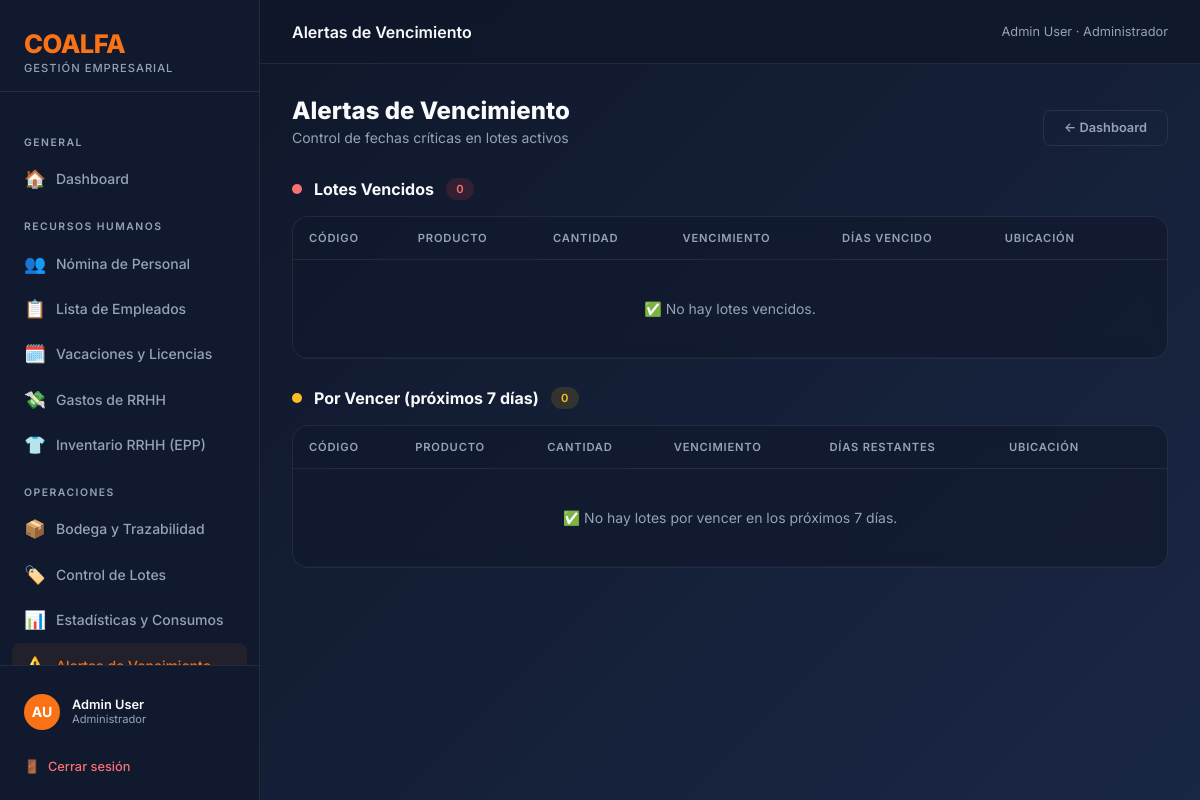
Screenshot of /inventario/alertas/ (signed in) with the database file from the repository.
### coalfa/models.py (models this page shows, shortened)
class Usuario(AbstractBaseUser, PermissionsMixin):
    ROL_CHOICES = [
        ("ADMIN", "Administrador"),
        ("RRHH", "Recursos Humanos"),
        ("OPERACIONAL", "Operacional"),
        ("GERENTE", "Gerente"),
        ("AUDITOR", "Auditor (Solo Lectura)"),
    ]
    rut = models.CharField(max_length=12, unique=True, verbose_name="RUT", validators=[rut_validator])
    nombre = models.CharField(max_length=60, verbose_name="Nombre")
    apellido = models.CharField(max_length=60, verbose_name="Apellido")
    rol = models.CharField(max_length=15, choices=ROL_CHOICES, default="RRHH", verbose_name="Rol")
    is_active = models.BooleanField(default=True, verbose_name="Activo")
    is_staff = models.BooleanField(default=False, verbose_name="Es staff")
    solicitud_pendiente = models.BooleanField(default=False, verbose_name="Solicitud pendiente de aprobación")
    date_joined = models.DateTimeField(default=timezone.now, verbose_name="Fecha de registro")
    USERNAME_FIELD = "rut"
    REQUIRED_FIELDS = ["nombre", "apellido"]
    objects = UsuarioManager()
    def get_full_name(self):
        return f"{self.nombre} {self.apellido}"
    class Meta:
        verbose_name = "Usuario"
        verbose_name_plural = "Usuarios"

### inventario/views.py (the view)
# urls.py: path("alertas/", views.alertas_vencimiento, name="inventario_alertas"),
@operacional_required
def alertas_vencimiento(request):
    hoy = datetime.date.today()
    pronto = hoy + datetime.timedelta(days=7)
    vencidos = Lote.objects.filter(
        estado="ACTIVO", fecha_vencimiento__lt=hoy
    ).order_by("fecha_vencimiento")
    por_vencer = Lote.objects.filter(
        estado="ACTIVO",
        fecha_vencimiento__lte=pronto,
        fecha_vencimiento__gte=hoy,
    ).order_by("fecha_vencimiento")
    return render(request, "inventario/alertas.html", {
        "vencidos": vencidos, "por_vencer": por_vencer, "hoy": hoy,
    })

### coalfa/context_processors.py (called while the page is built)
def solicitudes_pendientes(request):
    if request.user.is_authenticated and getattr(request.user, 'rol', None) == 'ADMIN':
        count = Usuario.objects.filter(solicitud_pendiente=True).count()
        return {'solicitudes_count': count}
    return {}

### inventario/templates/inventario/alertas.html (shortened to what this page needs)
{% extends 'base.html' %}
{% block topbar_title %}Alertas de Vencimiento{% endblock %}
{% block nav_alertas %}active{% endblock %}
{% block content %}
<div style="display:flex;justify-content:space-between;align-items:flex-end;margin-bottom:2rem;flex-wrap:wrap;gap:1rem;">
    <div>
        <div class="page-title">Alertas de Vencimiento</div>
        <p class="page-subtitle" style="margin-bottom:0;">Control de fechas críticas en lotes activos</p>
    </div>
    <a href="{% url 'inventario_dashboard' %}" class="btn btn-ghost">← Dashboard</a>
</div>
<div style="margin-bottom:1.75rem;">
    <div style="display:flex;align-items:center;gap:0.75rem;margin-bottom:1rem;">
        <div style="width:10px;height:10px;background:#f87171;border-radius:50%;flex-shrink:0;"></div>
        <h2 style="font-size:1rem;font-weight:700;">Lotes Vencidos</h2>
        <span class="badge badge-licencia">{{ vencidos.count }}</span>
    </div>
    <div class="card" style="padding:0;overflow:hidden;">
        <div class="table-wrap">
            <table>
                <thead>
                    <tr>
                        <th>Código</th>
                        <th>Producto</th>
                        <th>Cantidad</th>
                        <th>Vencimiento</th>
                        <th>Días vencido</th>
                        <th>Ubicación</th>
                        <th></th>
                    </tr>
                </thead>
                <tbody>
                    {% for lote in vencidos %}
                    <tr>
                        <td style="font-family:monospace;font-weight:700;font-size:0.82rem;">{{ lote.numero_lote }}</td>
                        <td style="font-weight:500;">{{ lote.producto.nombre }}</td>
                        <td>{{ lote.cantidad }} {{ lote.producto.get_unidad_medida_display }}</td>
                        <td style="color:#f87171;font-weight:700;">{{ lote.fecha_vencimiento|date:"d/m/Y" }}</td>
                        <td>
                            <span class="badge badge-licencia">{{ lote.dias_restantes|stringformat:"d"|slice:"1:" }} días</span>
                        </td>
                        <td><span class="badge badge-{{ lote.ubicacion_actual|lower }}">{{ lote.get_ubicacion_actual_display }}</span></td>
                        <td><a href="{% url 'inventario_detalle_lote' lote.pk %}" class="btn btn-ghost btn-sm">Ver →</a></td>
                    </tr>
                    {% empty %}
                    <tr>
                        <td colspan="7" style="text-align:center;padding:2.5rem;color:var(--text-muted);">✅ No hay lotes vencidos.</td>
                    </tr>
                    {% endfor %}
                </tbody>
            </table>
        </div>
    </div>
</div>
<div>
    <div style="display:flex;align-items:center;gap:0.75rem;margin-bottom:1rem;">
        <div style="width:10px;height:10px;background:#fbbf24;border-radius:50%;flex-shrink:0;"></div>
        <h2 style="font-size:1rem;font-weight:700;">Por Vencer (próximos 7 días)</h2>
        <span class="badge badge-vacaciones">{{ por_vencer.count }}</span>
    </div>
    <div class="card" style="padding:0;overflow:hidden;">
        <div class="table-wrap">
            <table>
                <thead>
                    <tr>
                        <th>Código</th>
                        <th>Producto</th>
                        <th>Cantidad</th>
                        <th>Vencimiento</th>
                        <th>Días restantes</th>
                        <th>Ubicación</th>
                        <th></th>
                    </tr>
                </thead>
                <tbody>
                    {% for lote in por_vencer %}
                    <tr>
                        <td style="font-family:monospace;font-weight:700;font-size:0.82rem;">{{ lote.numero_lote }}</td>
                        <td style="font-weight:500;">{{ lote.producto.nombre }}</td>
                        <td>{{ lote.cantidad }} {{ lote.producto.get_unidad_medida_display }}</td>
                        <td style="color:#fbbf24;font-weight:700;">{{ lote.fecha_vencimiento|date:"d/m/Y" }}</td>
                        <td>
                            <span class="badge badge-vacaciones">{{ lote.dias_restantes }} día{{ lote.dias_restantes|pluralize:"s" }}</span>
                        </td>
                        <td><span class="badge badge-{{ lote.ubicacion_actual|lower }}">{{ lote.get_ubicacion_actual_display }}</span></td>
                        <td><a href="{% url 'inventario_detalle_lote' lote.pk %}" class="btn btn-ghost btn-sm">Ver →</a></td>
                    </tr>
                    {% empty %}
                    <tr>
                        <td colspan="7" style="text-align:center;padding:2.5rem;color:var(--text-muted);">✅ No hay lotes por vencer en los próximos 7 días.</td>
                    </tr>
                    {% endfor %}
                </tbody>
            </table>
        </div>
    </div>
</div>
{% endblock %}

### templates/base.html (shortened to what this page needs)
<!DOCTYPE html>
<html lang="es">
<head>
    <link rel="stylesheet" href="https://unpkg.com/nprogress@0.2.0/nprogress.css" />
</head>
<body>
    <div class="sidebar">
        <div class="sidebar-brand">
            <div class="logo-text">COALFA</div>
            <div class="logo-sub">Gestión Empresarial</div>
        </div>
        <nav class="sidebar-nav">
            <div class="nav-section-label">General</div>
            <a href="{% url 'dashboard' %}" class="nav-item {% block nav_home %}{% endblock %}">
                <span class="icon">🏠</span> Dashboard
            </a>
            {% if user.rol == 'RRHH' or user.rol == 'ADMIN' or user.rol == 'GERENTE' or user.rol == 'AUDITOR' %}
            <div class="nav-section-label">Recursos Humanos</div>
            <a href="{% url 'rrhh_dashboard' %}" class="nav-item {% block nav_rrhh %}{% endblock %}">
                <span class="icon">👥</span> Nómina de Personal
            </a>
            <a href="{% url 'rrhh_lista_empleados' %}" class="nav-item {% block nav_empleados %}{% endblock %}">
                <span class="icon">📋</span> Lista de Empleados
            </a>
            <a href="{% url 'rrhh_ausencias' %}" class="nav-item {% block nav_ausencias %}{% endblock %}">
                <span class="icon">🗓️</span> Vacaciones y Licencias
            </a>
            <a href="{% url 'rrhh_gastos' %}" class="nav-item {% block nav_rrhh_gastos %}{% endblock %}">
                <span class="icon">💸</span> Gastos de RRHH
            </a>
            <a href="{% url 'rrhh_inventario' %}" class="nav-item {% block nav_rrhh_inventario %}{% endblock %}">
                <span class="icon">👕</span> Inventario RRHH (EPP)
            </a>
            {% endif %}
            {% if user.rol == 'OPERACIONAL' or user.rol == 'ADMIN' or user.rol == 'GERENTE' or user.rol == 'AUDITOR' %}
            <div class="nav-section-label">Operaciones</div>
            <a href="{% url 'inventario_dashboard' %}" class="nav-item {% block nav_inventario %}{% endblock %}">
                <span class="icon">📦</span> Bodega y Trazabilidad
            </a>
            <a href="{% url 'inventario_lista_lotes' %}" class="nav-item {% block nav_lotes %}{% endblock %}">
                <span class="icon">🏷️</span> Control de Lotes
            </a>
            <a href="{% url 'inventario_resumen_consumo' %}" class="nav-item {% block nav_consumo %}{% endblock %}">
                <span class="icon">📊</span> Estadísticas y Consumos
            </a>
            <a href="{% url 'inventario_alertas' %}" class="nav-item {% block nav_alertas %}{% endblock %}">
                <span class="icon">⚠️</span> Alertas de Vencimiento
            </a>
            {% endif %}
        </nav>
        <div class="sidebar-footer">
            <div class="user-info">
                <div class="user-avatar">{{ user.nombre|first }}{{ user.apellido|first }}</div>
                <div>
                    <div class="user-name">{{ user.get_full_name }}</div>
                    <div class="user-role">{{ user.get_rol_display }}</div>
                </div>
            </div>
            <a href="{% url 'logout' %}" class="btn-logout">
                <span>🚪</span> Cerrar sesión
            </a>
        </div>
    </div>
    <div class="main-wrapper">
        <div class="topbar">
            <div class="topbar-title">{% block topbar_title %}Dashboard{% endblock %}</div>
            <div class="topbar-breadcrumb">{{ user.get_full_name }} · {{ user.get_rol_display }}</div>
        </div>
        <div class="page-content">
            {% block content %}{% endblock %}
        </div>
    </div>
</body>
</html>

### rows the page displays
Usuario: nombre|first "A", apellido|first "U", get_full_name "Admin User", rol "Administrador"

### other values shown
{{ vencidos.count }} "0"
{{ por_vencer.count }} "0"
